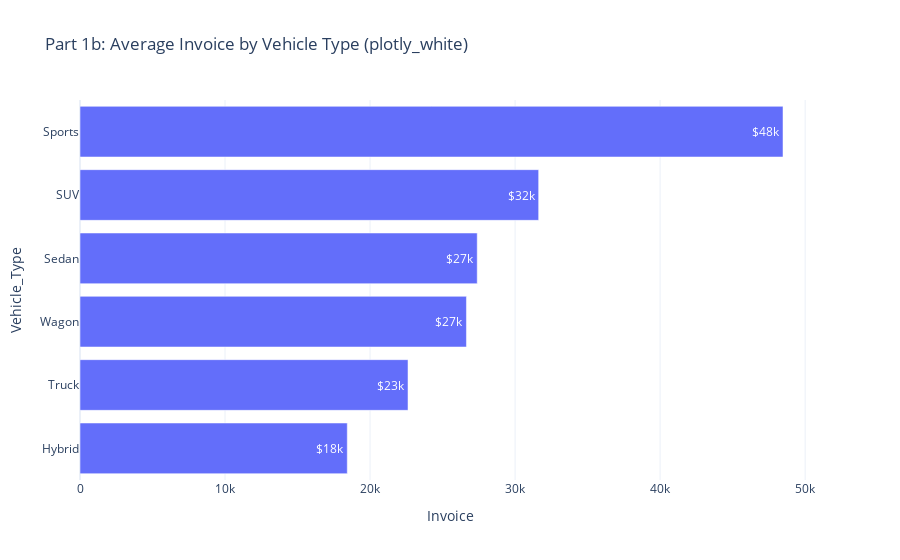

Source (notebook cell):
### Code cell
df_grouped_p5.sort_values(by='Invoice', ascending=True, inplace=True)
fig1 = px.bar(df_grouped_p5, x='Invoice', y='Vehicle_Type', title='Part 1b: Average Invoice by Vehicle Type (plotly_white)', template='plotly_white', text='Invoice', orientation='h')
fig1.update_traces(texttemplate='%{text:$.2s}')
fig1.show()

### Figure 1 — Plotly figure (JSON) as saved in the notebook; plotly's stock layout.template omitted (floating-point values rounded to 4 significant figures)
{"data": [{"hovertemplate": "Invoice=%{text}<br>Vehicle_Type=%{y}<extra></extra>", "legendgroup": "", "marker": {"color": "#636efa", "pattern": {"shape": ""}}, "name": "", "orientation": "h", "showlegend": false, "text": [18430.0, 22620.0, 26650.0, 27390.0, 31630.0, 48470.0], "textposition": "auto", "texttemplate": "%{text:$.2s}", "type": "bar", "x": [18430.0, 22620.0, 26650.0, 27390.0, 31630.0, 48470.0], "xaxis": "x", "y": ["Hybrid", "Truck", "Wagon", "Sedan", "SUV", "Sports"], "yaxis": "y"}], "layout": {"barmode": "relative", "legend": {"tracegroupgap": 0}, "title": {"text": "Part 1b: Average Invoice by Vehicle Type (plotly_white)"}, "xaxis": {"anchor": "y", "domain": [0, 1], "title": {"text": "Invoice"}}, "yaxis": {"anchor": "x", "domain": [0, 1], "title": {"text": "Vehicle_Type"}}}}
